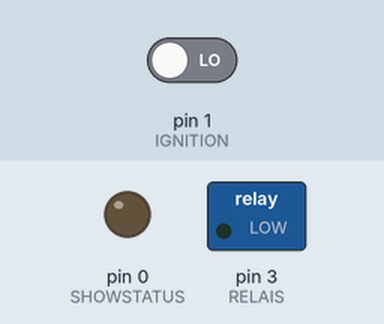
Recording of a sketch running on a simulated Arduino Uno, built with avr-gcc and run on an emulated ATmega328P. On the bench: switched loads named in the sketch (green lamp = pin HIGH), output pins drawn as LEDs (lit = HIGH). Inputs (shaded band) come from the test bench; at power-on: pin 1 (IGNITION) LOW.

Above: at 1.2 s.
1.3 s: pin 1 (IGNITION) driven HIGH
At 4.1 s:
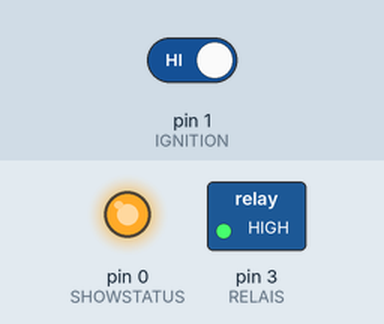
4.3 s: pin 1 (IGNITION) driven LOW
At 5.2 s:
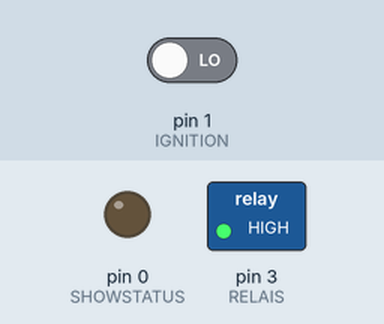
Timing chart, 0 to 25.8 s (numbered marks = the images above; inputs shaded):
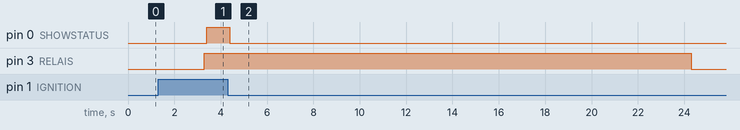

The sketch:

Nachlauf.ino
```cpp
const int RELAIS = 3;
const int IGNITION = 1;
const int SHOWSTATUS = 0;

const int SHUTDOWNDELAY = 200; //Time for delay in 100ms-steps

bool bootUp = true;
int countSwitching = 0;
int countSeconds = 0;
bool stayUp = false;
bool lastStateSwitching = false;

enum enumState {
  bootup,
  normalOn,
  waitShutdown,
  stayOn
};

enumState state = bootup;

void setup() {
  // initialize digital pin LED_BUILTIN as an output.
  pinMode(RELAIS, OUTPUT);
  digitalWrite(RELAIS, LOW);
  pinMode(SHOWSTATUS, OUTPUT);
  digitalWrite(SHOWSTATUS, 0);
  pinMode(IGNITION, INPUT); // Sensor for ignition
  switchRadio(false);
  state = bootup;
}

// the loop function runs over and over again forever
void loop() {
    delay(100);                  // wait for a tenth of a second
    switch (state) {
      //Bootup: Wait 2 Seconds, then switch on Radio
      case bootup:

        if (digitalRead(IGNITION) == HIGH && countSeconds++ >= 20) {
          countSeconds = 0;
          state = normalOn;
          switchRadio(true);
        }
        break;

      //NormalOn: While IGNITION != LOW. Stay on.
      case normalOn:
        digitalWrite(SHOWSTATUS, 1);
        countSeconds = 0;
        countSwitching = 0;
        if (digitalRead(IGNITION) == LOW) {
          state = waitShutdown;
        }
        break;

      //WaitShutdown: Wait for shutdown
      case waitShutdown:
        digitalWrite(SHOWSTATUS, 0);
        countSeconds++;
        //IGNITION = LOW is normal. Wait for SHUTDOWNDELAY, then switch off.
        if (digitalRead(IGNITION) == LOW) {
          if (lastStateSwitching == true) {
            lastStateSwitching = false;
            if ( countSwitching++ == 5 ) {
              countSeconds = 0;
              state = stayOn;
            }
          }
          if ( countSeconds >= SHUTDOWNDELAY ) {
            switchRadio(false);
            state = bootup;
            countSeconds = 0;
          }

        //IGNITION = HIGH? OK. Maybe the user switches between ignition and off - then count.
        // If ignition if high for more than SHUTDOWNDELAY switch back to normal operation.
        } else {
          if ( countSeconds >= SHUTDOWNDELAY ) {
              state = normalOn;
          }
          if (lastStateSwitching == false) {
            lastStateSwitching = true;
            if ( countSwitching++ == 5 ) {
              state = stayOn;
            }

          }
        }
        break;

      //StayOn = While shutting down, the user switched IGNITION several times between on and off: This means, stay on.
      case stayOn:
        digitalWrite(SHOWSTATUS, !digitalRead(SHOWSTATUS));
        if (digitalRead(IGNITION) == HIGH) {
          if ( countSeconds++ >= 100 ) {
            state = normalOn;
          }
        } else {
          countSeconds = 0;
        }

    }
}

void switchRadio(bool state){
  if (state == true) {
    digitalWrite(RELAIS, HIGH);
  } else {
    digitalWrite(RELAIS, LOW);
  }
}
```

Measured:
- after the input at 1.3 s, pin 0 (SHOWSTATUS): LOW → HIGH after 2.1 s; pin 3 (RELAIS): LOW → HIGH after 2.0 s
- after the input at 4.3 s, pin 0 (SHOWSTATUS): HIGH → LOW after 0.10 s; pin 3 (RELAIS): HIGH → LOW after 20.0 s
